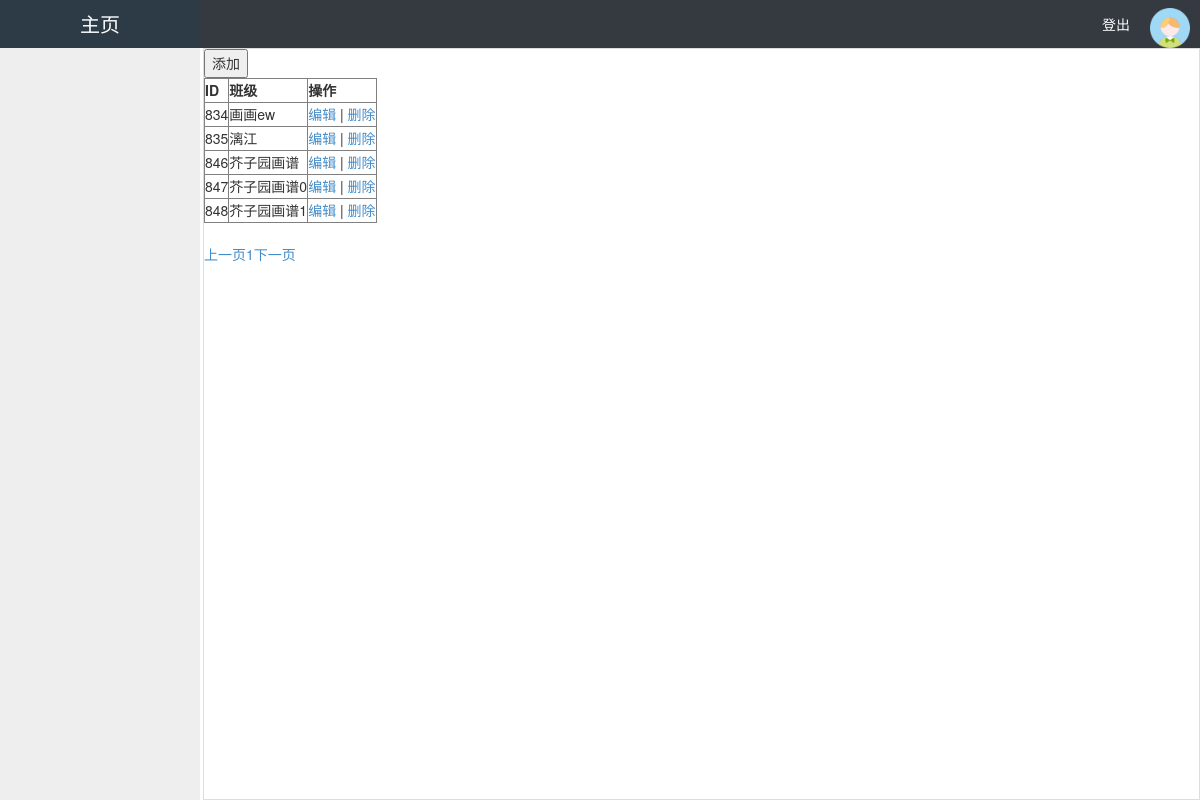
/classes/, run on the app's committed database.
### api/models.py (models this page shows, shortened)
class Classes(models.Model):
    caption = models.CharField(max_length=32)

### api/views/views.py (the view, shortened to what this page needs)
# urls.py: url(r'^classes/$', views.handle_classes, name="classes"),
def handle_classes(request):
    if request.method == 'GET':
        current_page = request.GET.get('p',1)
        current_page = int(current_page)
        total_count = models.Classes.objects.all().count()
        from api.utils.page import PagerHelper
        obj = PagerHelper(total_count, current_page, '/classes',5)
        pager = obj.pager_str()
        cls_list = models.Classes.objects.all()[obj.db_start:obj.db_end]
        current_user = request.session.get('username')
        return render(request, 'classes.html', {'username':current_user, 'classes':cls_list, 'str_pager':pager})

### api/utils/page.py (called while the page is built)
    @property
    def db_start(self):
        return (self.current_page -1) * self.per_page

    @property
    def db_end(self):
        return self.current_page * self.per_page

    def total_page(self):
        v, a = divmod(self.total_count, self.per_page)
        if a != 0:
            v += 1
        return v

### templates/classes.html (shortened to what this page needs)
{% extends 'layout.html' %}
{% block content %}
    <div>
    <input id="id_add" type="button" value="添加">
    </div>
    <table border="1">
        <thead>
            <tr>
                <th>ID</th>
                <th>班级</th>
                <th>操作</th>
            </tr>
        </thead>
        <tbody>
            {% for class in classes %}
                <tr>
                    <td>
                        {{ class.id }}
                    </td>
                    <td>
                        {{ class.caption }}
                    </td>
                    <td>
                        <a href="/edit_class?nid={{ class.id }}">编辑</a> | <a class="td-delete">删除</a>
                    </td>
                </tr>
            {% endfor %}
        </tbody>
    </table>
    <div class="pagination">
        {{ str_pager | safe }}
    </div>
{% endblock %}

### templates/layout.html (shortened to what this page needs)
<!DOCTYPE html>
<html lang="en">
<head>
    <link rel="stylesheet" href="/static/css/bootstrap.css">
    <link href="/static/css/font-awesome.min.css" rel="stylesheet">
</head>
<body>
<div class="pg-header">
    <a class="logo left" href="/asset-0-0" style="color: white;text-decoration: none">主页</a>
    <div class="hl-menu left">
        <a class="item" href="#"></a>
        <a class="item" href="#"></a>
        <a class="item" href="#"></a>
        <div class="item-set" style="position: relative">
            <a class="item" href="#"></a>
        </div>
    </div>
    <div class="hr-menu right">
        <a class="item" href="#"></a>
        <a class="item" href="#"></a>
        <a class="item" href="/logout">登出</a>
        <div class="avatar">
            <a class="item" href="#">
                <img src="/static/image/avatar.png">
            </a>
        </div>
    </div>
</div>
<div class="pg-body">
    <div class="menus">
    </div>
    <div class="contents">
        <div>
            {% block content %}
            {% endblock %}
        </div>
    </div>
</div>
</body>
</html>

### templates/layout.html (style rules this page uses)
body { margin: 0px; font-size: 14px; line-height: 23px; }
.pg-header { height: 48px; background-color: #343a40!important; color: white; font-size: 14px; min-width: 1100px; line-height: 48px; }
.pg-header .logo { width: 200px; font-size: 20px; background-color: #2d3b47; text-align: center; }
.pg-header .hl-menu .item,.pg-header .hr-menu .item { padding: 0 10px; height: 48px; color: white; text-decoration: none; }
.pg-header .hl-menu .item-set { position: relative; display: inline-block; }
.avatar { position: relative; display: inline-block; float: right; }
.avatar img { height: 40px; margin-top: 4px; }
.pg-body .menus { position: absolute; top: 48px; left: 0; bottom: 0; width: 200px; background-color: #eeeeee; }
.pg-body .contents { position: absolute; top: 48px; left: 203px; right: 0; bottom: 0; overflow: scroll; border: 1px solid #dddddd; }
.left { float: left; }
.right { float: right; }

### data on the page
Classes: id "834", caption "画画ew"
Classes: id "835", caption "漓江"
Classes: id "846", caption "芥子园画谱"
Classes: id "847", caption "芥子园画谱0"
Classes: id "848", caption "芥子园画谱1"

### other printed values
{{ str_pager | safe }} "上一页 1 下一页"
